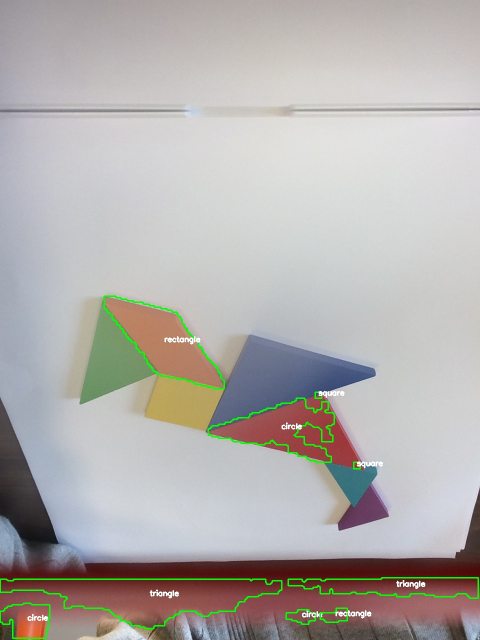
#> input picture image_1.jpg, 960 x 1280 px (shown at 1/2 size)
$ python color_detect.py --image image_1.jpg   (Python 2 division)   (older library calls are emulated)
#> lines starting #> are read from the running program, lines starting #| are printed output that depends on the picture; after the words box and inside, x2 and y2 are one past the last pixel; in counts of white or black regions, pixels touching at a corner belong together
### pyimagesearch/shapedetector.py
# import the necessary packages
import cv2

class ShapeDetector:
	def __init__(self):
		pass

	def detect(self, c):
		# initialize the shape name and approximate the contour
		shape = "unidentified"
		peri = cv2.arcLength(c, True)
		approx = cv2.approxPolyDP(c, 0.04 * peri, True)

		# if the shape is a triangle, it will have 3 vertices
		if len(approx) == 3:
			shape = "triangle"

		# if the shape has 4 vertices, it is either a square or
		# a rectangle
		elif len(approx) == 4:
			# compute the bounding box of the contour and use the
			# bounding box to compute the aspect ratio
			(x, y, w, h) = cv2.boundingRect(approx)
			ar = w / float(h)

			# a square will have an aspect ratio that is approximately
			# equal to one, otherwise, the shape is a rectangle
			shape = "square" if ar >= 0.95 and ar <= 1.05 else "rectangle"

		# if the shape is a pentagon, it will have 5 vertices
		elif len(approx) == 5:
			shape = "pentagon"

		# otherwise, we assume the shape is a circle
		else:
			shape = "circle"

		# return the name of the shape
		return shape

### color_detect.py
# USAGE
# python detect_shapes.py --image shapes_and_colors.png

# import the necessary packages
from pyimagesearch.shapedetector import ShapeDetector
import argparse
import imutils
import cv2

import numpy as np

# construct the argument parse and parse the arguments
ap = argparse.ArgumentParser()
ap.add_argument("-i", "--image", required=True,
	help="path to the input image")
args = vars(ap.parse_args())

# load the image and resize it to a smaller factor so that
# the shapes can be approximated better
image = cv2.imread(args["image"])
#> image is the input picture: shape (1280, 960, 3); mean B, G, R 172.5, 174.7, 178.8
resized = imutils.resize(image, width=300)
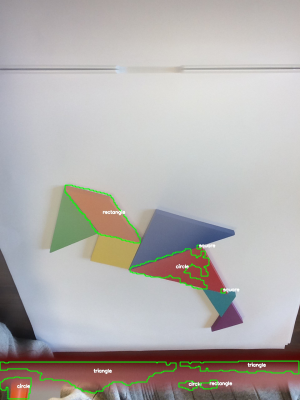
#> resized: shape (400, 300, 3); mean B, G, R 172.5, 174.7, 178.8
ratio = image.shape[0] / float(resized.shape[0])
#> ratio = 3.2

# detect by color
hsv = cv2.cvtColor(resized, cv2.COLOR_BGR2HSV)
#> hsv: shape (400, 300, 3); mean H, S, V 73.6, 32.3, 186.1

cv2.imwrite("hsv.jpg", hsv)

r_low = np.array([0, 100, 100])
r_up = np.array([10, 255, 255])

p_low = np.array([160, 100, 100])
p_up = np.array([179, 255, 255])

mask1 = cv2.inRange(hsv, r_low, r_up)
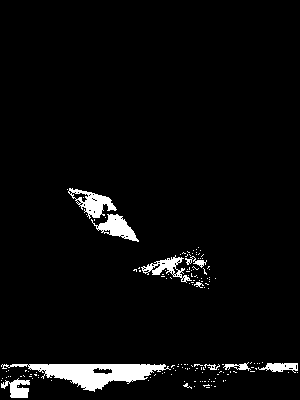
#> mask1: shape (400, 300); 4.1% white; 150 white regions (140 under 20 px), largest, box (x1, y1, x2, y2) and area: (1, 364, 171, 392) 2123, (68, 188, 117, 219) 626, (91, 214, 139, 242) 585
mask2 = cv2.inRange(hsv, p_low, p_up)
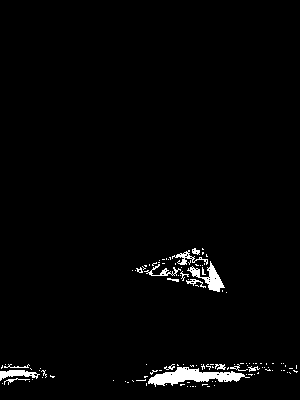
#> mask2: shape (400, 300); 2.1% white; 118 white regions (102 under 20 px)

cv2.imwrite("mask1.jpg", mask1)
cv2.imwrite("mask2.jpg", mask2)

# convert the resized image to grayscale, blur it slightly,
# and threshold it
# gray = cv2.cvtColor(resized, cv2.COLOR_BGR2GRAY)
mask = cv2.GaussianBlur(mask1, (5, 5), 0)
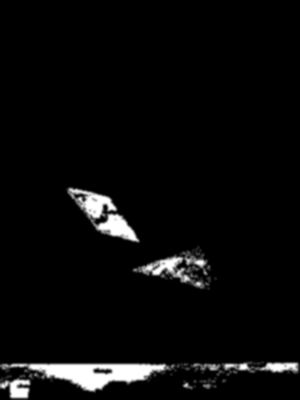
#> mask: shape (400, 300); min 0, max 255, mean 10.5
# [12 lines of commented-out code are left out]


cnts = cv2.findContours(mask.copy(), cv2.RETR_EXTERNAL, cv2.CHAIN_APPROX_SIMPLE)
#> cnts = 5 contours, 1 with area under 20; largest, box (x1, y1, x2, y2) and area: (0, 360, 300, 400) 5635, (65, 186, 141, 244) 1996, (131, 245, 212, 291) 1946, (221, 378, 228, 384) 28
cnts = cnts[0] if imutils.is_cv2() else cnts[1]
sd = ShapeDetector()

print cnts
#> (printed output is left out)

# loop over the contours
for c in cnts:
	# compute the center of the contour, then detect the name of the
	# shape using only the contour
	M = cv2.moments(c)
	cX = int((M["m10"] / M["m00"]) * ratio)
	cY = int((M["m01"] / M["m00"]) * ratio)
	shape = sd.detect(c)

	# multiply the contour (x, y)-coordinates by the resize ratio,
	# then draw the contours and the name of the shape on the image
	c = c.astype("float")
	c *= ratio
	c = c.astype("int")
	cv2.drawContours(image, [c], -1, (0, 255, 0), 2)
	cv2.putText(image, shape, (cX, cY), cv2.FONT_HERSHEY_SIMPLEX,
		0.5, (255, 255, 255), 2)

	# show the output image
	# cv2.imshow("Image", image)
	cv2.imwrite("image.jpg", image)
#> this loop made 5 passes
#> (cX, cY, shape, peri in detect, approx in detect, x in detect, y in detect, w in detect) on passes 1, 5: (716, 1217, 'rectangle', 21.41, [[221, 378], [221, 383], [227, 382], [227, 378]], 221, 378, 7), (328, 683, 'rectangle', 223.6, [[65, 187], [96, 232], [140, 243], [110, 195]], 65, 187, 76)
#> (cX, cY, shape, peri in detect, approx in detect) on passes 2, 4: (397, 1194, 'circle', 883.2, [[299, 361], [0, 389]]), (577, 858, 'triangle', 237.1, [[210, 290], [200, 245], [131, 268]])
#> pass 2, `cv2.imwrite("image.jpg", image)`:
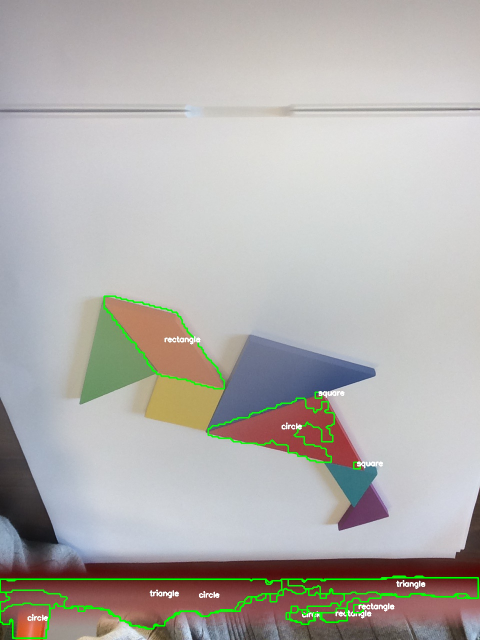
#> saved as image.jpg: shape (1280, 960, 3) (shown at 1/2 size); mean B, G, R 172.2, 175.4, 178.4
#> after the loop:
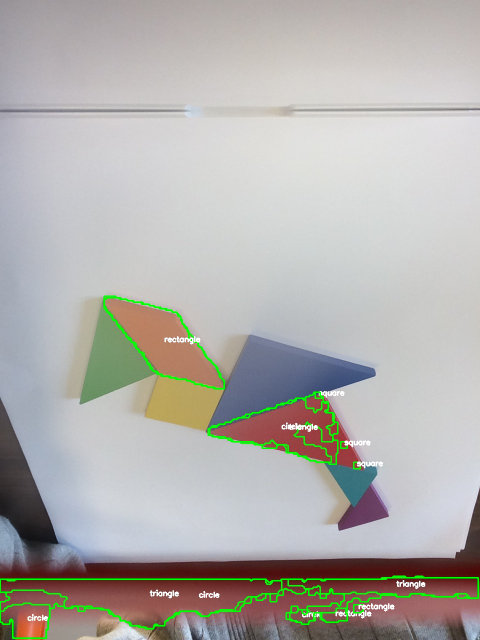
#> image: shape (1280, 960, 3) (shown at 1/2 size); 1.27% of pixels changed, all inside (x1, y1, x2, y2) = (0, 594, 958, 1278)
	# cv2.waitKey(0)

$ run again, on img1.jpg
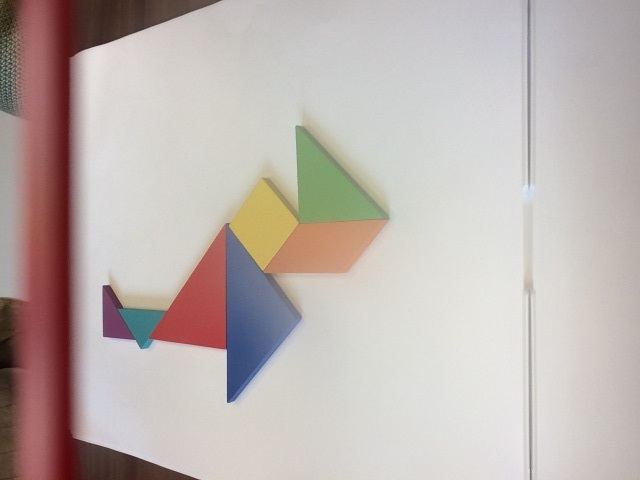
#> input picture img1.jpg, 640 x 480 px
#> image is the input picture: shape (480, 640, 3); mean B, G, R 176.4, 180.2, 190.5
#> hsv: shape (225, 300, 3); mean H, S, V 48.9, 31.1, 192.5
#> `mask1 = cv2.inRange(hsv, r_low, r_up)`:
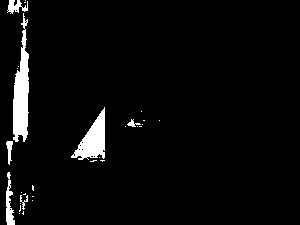
#> mask1: shape (225, 300); 4.1% white; 30 white regions (23 under 20 px), largest, box (x1, y1, x2, y2) and area: (13, 13, 29, 142) 1254, (71, 107, 105, 160) 876, (6, 172, 15, 225) 253
#> mask2: shape (225, 300); 2.8% white; 30 white regions (23 under 20 px)
#> cnts = 8 contours, 2 with area under 20; largest, box (x1, y1, x2, y2) and area: (4, 0, 31, 167) 2329, (69, 105, 107, 164) 1270, (4, 170, 17, 225) 476, (17, 190, 36, 217) 281, (123, 117, 147, 129) 183, (30, 183, 36, 193) 44
#> (printed output is left out)
#> the loop `for c in cnts:` made 8 passes
#> (cX, cY, shape, peri in detect, approx in detect, x in detect, y in detect, w in detect) on passes 2, 3, 8: (69, 400, 'rectangle', 26.83, [[30, 183], [30, 191], [35, 192], [35, 184]], 30, 183, 6), (19, 427, 'rectangle', 131, [[6, 170], [4, 223], [16, 224], [12, 173]], 4, 170, 13), (42, 176, 'rectangle', 418.7, [[29, 0], [5, 8], [7, 166], [29, 136]], 5, 0, 25)
#> after the loop `for c in cnts:`:
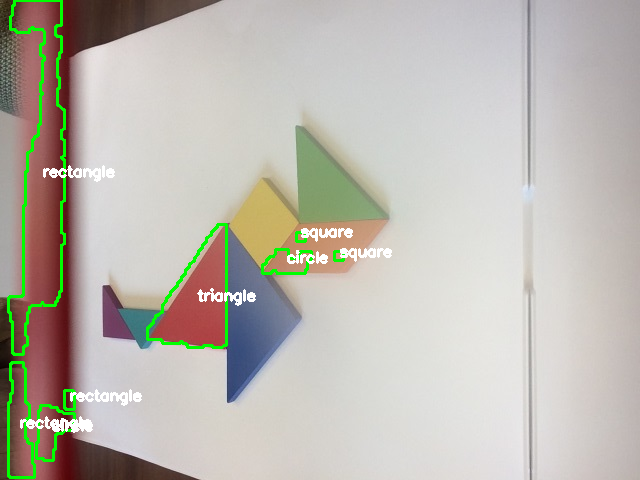
#> image: shape (480, 640, 3); 2.92% of pixels changed, all inside (x1, y1, x2, y2) = (7, 0, 392, 479)
